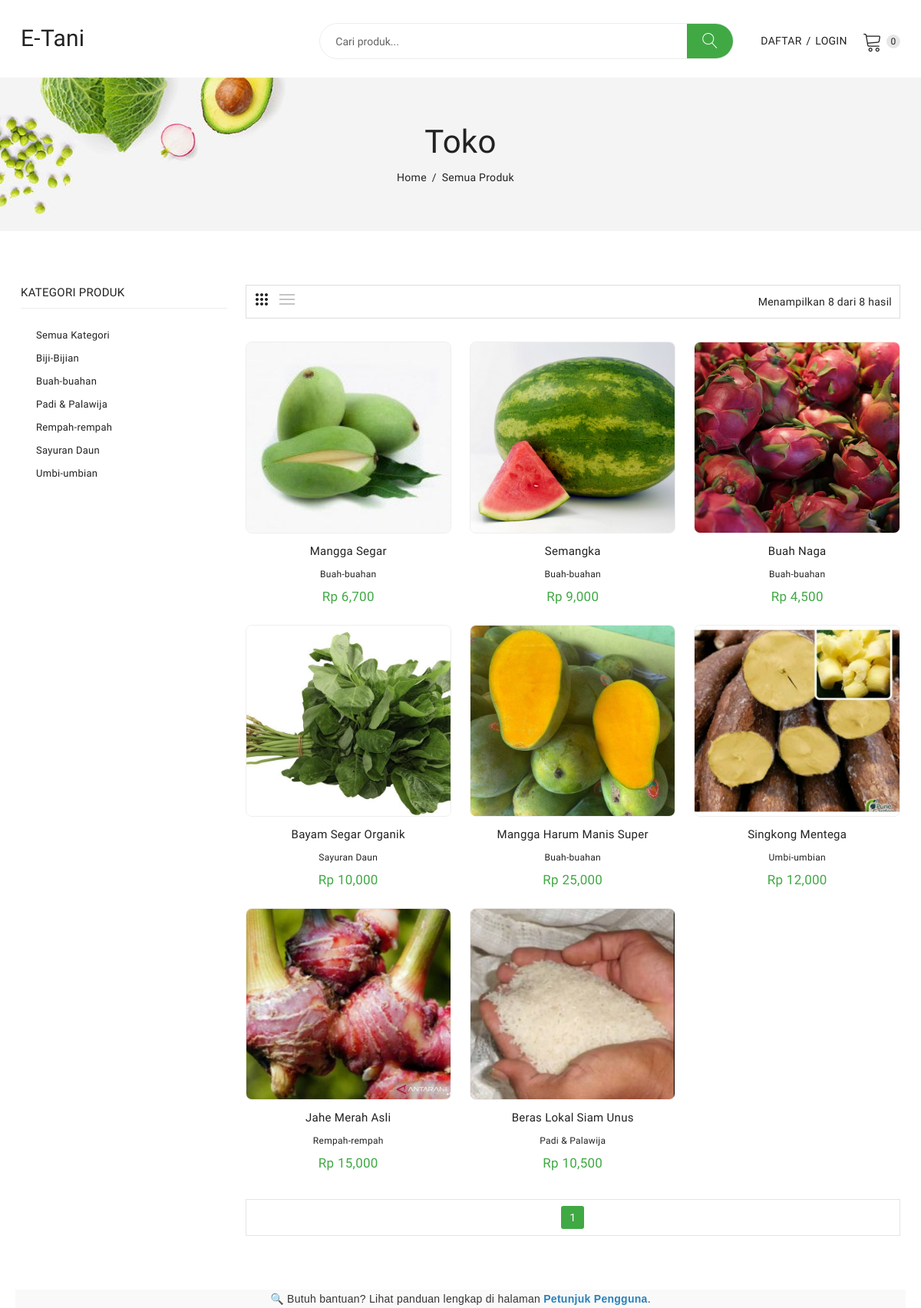
The page / on the database its author committed.
### tables this page shows
CREATE TABLE `kategori_produk` (
  `id_kategori` int(11) NOT NULL,
  `nama_kategori` varchar(100) NOT NULL
);

CREATE TABLE `produk` (
  `id_produk` int(11) NOT NULL,
  `id_petani` int(11) NOT NULL,
  `id_kategori` int(11) NOT NULL,
  `nama_produk` varchar(255) NOT NULL,
  `deskripsi` text NOT NULL,
  `harga` decimal(10,0) NOT NULL,
  `satuan` varchar(20) NOT NULL COMMENT 'Contoh: kg, ikat, buah',
  `stok` int(11) NOT NULL,
  `foto_produk` varchar(255) NOT NULL,
  `status_produk` enum('Tersedia','Habis') NOT NULL DEFAULT 'Tersedia',
  `tgl_upload` timestamp NULL DEFAULT current_timestamp(),
  `minimum_pembelian` int(11) DEFAULT 1
);

### index.php (the view, shortened to what this page needs)
<?php
include 'header.php';
$halaman_aktif = isset($_GET['halaman']) ? (int)$_GET['halaman'] : 1;
$limit = 9;
$offset = ($halaman_aktif - 1) * $limit;
$where_clause = "WHERE produk.status_produk = 'Tersedia'";
$kategori_aktif = '';
$kategori_param = '';
$search_param = '';
$sort_option = isset($_GET['sort']) ? $_GET['sort'] : 'newness';
$sort_param = '&sort=' . $sort_option;
$order_by_clause = "ORDER BY ";
switch ($sort_option) {
    default:
        $order_by_clause .= "produk.tgl_upload DESC";
        break;
}
$query_total = "SELECT COUNT(*) AS total FROM produk $where_clause";
$result_total = $con->query($query_total);
$total_produk = $result_total->fetch_assoc()['total'];
$jumlah_halaman = ceil($total_produk / $limit);
$query_produk = "SELECT produk.*, kategori_produk.nama_kategori FROM produk JOIN kategori_produk ON produk.id_kategori = kategori_produk.id_kategori $where_clause $order_by_clause LIMIT $limit OFFSET $offset";
$ambil_produk = $con->query($query_produk);
?>
<div class="breadcrumbs_area">
    <div class="container">
        <div class="row">
            <div class="col-12">
                <div class="breadcrumb_content">
                    <h3>Toko</h3>
                    <ul>
                        <li><a href="index.php">home</a></li>
                        <li>
                            <?php
                            if (!empty($kategori_aktif)) {
                                echo $kategori_aktif;
                            } elseif (isset($_GET['q'])) {
                                echo 'Hasil Pencarian: "' . htmlspecialchars($_GET['q']) . '"';
                            } else {
                                echo "Semua Produk";
                            }
                            ?>
                        </li>
                    </ul>
                </div>
            </div>
        </div>
    </div>
</div>
<div class="shop_area shop_reverse mt-70 mb-70">
    <div class="container">
        <div class="row">
            <div class="col-lg-3 col-md-12">
                <aside class="sidebar_widget">
                    <div class="widget_inner">
                        <div class="widget_list widget_categories">
                            <h3>Kategori Produk</h3>
                            <ul>
                                <li><a href="index.php">Semua Kategori</a></li>
                                <?php
                                $ambil_kategori_sidebar = $con->query("SELECT * FROM kategori_produk ORDER BY nama_kategori ASC");
                                while ($kat = $ambil_kategori_sidebar->fetch_assoc()) {
                                ?>
                                    <li><a href="index.php?kategori=<?= $kat['id_kategori']; ?>"><?= $kat['nama_kategori']; ?></a></li>
                                <?php } ?>
                            </ul>
                        </div>
                    </div>
                </aside>
            </div>
            <div class="col-lg-9 col-md-12">
                <div class="shop_toolbar_wrapper">
                    <div class="shop_toolbar_btn">
                        <button data-role="grid_3" type="button" class="active btn-grid-3" data-toggle="tooltip" title="3"></button>
                        <button data-role="grid_list" type="button" class="btn-list" data-toggle="tooltip" title="List"></button>
                    </div>
                    <div class="page_amount">
                        <p>Menampilkan <?= $ambil_produk->num_rows ?> dari <?= $total_produk ?> hasil</p>
                    </div>
                </div>
                <div class="row shop_wrapper">
                    <?php
                    if ($ambil_produk->num_rows > 0) {
                        while ($produk = $ambil_produk->fetch_assoc()) {
                    ?>
                            <div class="col-lg-4 col-md-4 col-sm-6 col-12 ">
                                <div class="single_product">
                                    <div class="product_thumb">
                                        <a class="primary_img" href="detail_produk.php?id=<?= $produk['id_produk']; ?>">
                                            <img class="gambar-produk-seragam" src="admin/images/produk/<?= $produk['foto_produk']; ?>" alt="Foto Produk <?= $produk['nama_produk']; ?>">
                                        </a>
                                    </div>
                                    <div class="product_content grid_content">
                                        <h4 class="product_name"><a href="detail_produk.php?id=<?= $produk['id_produk']; ?>"><?= htmlspecialchars($produk['nama_produk']); ?></a></h4>
                                        <p><a href="index.php?kategori=<?= $produk['id_kategori']; ?>"><?= $produk['nama_kategori']; ?></a></p>
                                        <div class="price_box">
                                            <span class="current_price">Rp <?= number_format($produk['harga']); ?></span>
                                        </div>
                                    </div>
                                </div>
                            </div>
                    <?php
                        }
                    } else {
                        echo "<div class='col-12'><div class='alert alert-warning text-center'>Produk tidak ditemukan.</div></div>";
                    }
                    ?>
                </div>
                <div class="shop_toolbar t_bottom">
                    <div class="pagination">
                        <ul>
                            <?php for ($i = 1; $i <= $jumlah_halaman; $i++) : ?>
                                <li class="<?= ($i == $halaman_aktif) ? 'current' : '' ?>">
                                    <a href="index.php?halaman=<?= $i; ?><?= $kategori_param ?><?= $sort_param ?><?= $search_param ?>"><?= $i; ?></a>
                                </li>
                            <?php endfor; ?>
                        </ul>
                    </div>
                </div>
            </div>
        </div>
    </div>
</div>
<div class="tutorial">
    <p>🔍 Butuh bantuan? Lihat panduan lengkap di halaman
        <a href="tutorial.php" class="tutorial-link">Petunjuk Pengguna</a>.
    </p>
</div>
<?php
include 'footer.php';
?>

### header.php (style rules this page uses)
.gambar-produk-seragam { width: 100%; height: 250px; object-fit: cover; border: 1px solid #eee; border-radius: 8px; }

### rows shown on the page
kategori_produk: nama_kategori "Biji-Bijian"
kategori_produk: nama_kategori "Buah-buahan"
kategori_produk: nama_kategori "Padi & Palawija"
kategori_produk: nama_kategori "Rempah-rempah"
kategori_produk: nama_kategori "Sayuran Daun"
kategori_produk: nama_kategori "Umbi-umbian"
produk: foto_produk (picture), nama_produk "Mangga Segar", id_kategori.nama_kategori "Buah-buahan", harga "6,700"
produk: foto_produk (picture), nama_produk "Semangka", id_kategori.nama_kategori "Buah-buahan", harga "9,000"
produk: foto_produk (picture), nama_produk "Buah Naga", id_kategori.nama_kategori "Buah-buahan", harga "4,500"
produk: foto_produk (picture), nama_produk "Bayam Segar Organik", id_kategori.nama_kategori "Sayuran Daun", harga "10,000"
produk: foto_produk (picture), nama_produk "Mangga Harum Manis Super", id_kategori.nama_kategori "Buah-buahan", harga "25,000"
produk: foto_produk (picture), nama_produk "Singkong Mentega", id_kategori.nama_kategori "Umbi-umbian", harga "12,000"
produk: foto_produk (picture), nama_produk "Jahe Merah Asli", id_kategori.nama_kategori "Rempah-rempah", harga "15,000"
produk: foto_produk (picture), nama_produk "Beras Lokal Siam Unus", id_kategori.nama_kategori "Padi & Palawija", harga "10,500"

### other values the page prints
$ambil_produk->num_rows "8"
$total_produk "8"
